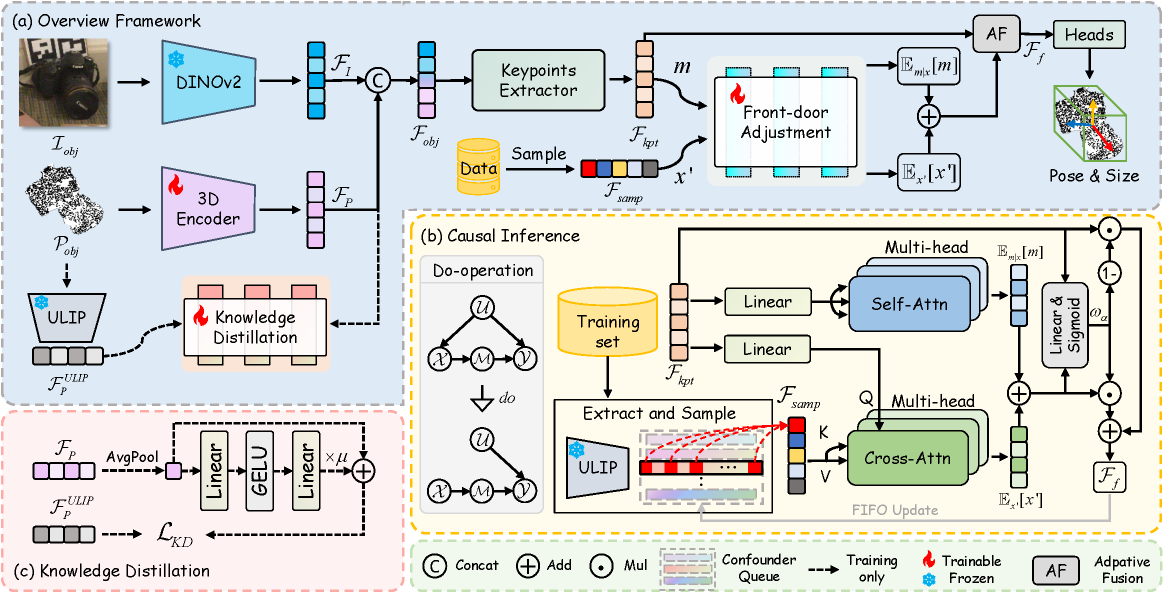
#> input picture main_v3.png, 2326 x 1192 px (shown at 1/2 size)
$ python -i data_utils.py   (imports and definitions only)
#> lines starting #> are read from the running program, lines starting #| are printed output that depends on the picture
#> further down, picture is the input picture: shape (1192, 2326, 3); mean B, G, R 216.6, 218.6, 216
import os
import torch
import cv2
import numpy as np
import collections

import math
import numpy as np

# [148 lines left out: functions generate_augmentation, random_rotate_matrix, calculateRotationError, eulerAngle2EulerLabel, eulerLabel2EulerAngle, eulerAngles2rotationMat and 2 more, not called in this run]


def rand_range(rng, lo, hi):
    return rng.rand()*(hi-lo)+lo

def gaussian_noise(rng, img, sigma):
    """add gaussian noise of given sigma to image"""
    img = img + rng.randn(*img.shape) * sigma
    img = np.clip(img, 0, 255).astype('uint8')
    return img

# [18 lines left out: function linear_motion_blur, not called in this run]

def rgb_add_noise(img):
    rng = np.random
    # apply HSV augmentor
    if rng.rand() > 0:
        hsv_img = cv2.cvtColor(img, cv2.COLOR_BGR2HSV).astype(np.uint16)
        hsv_img[:, :, 1] = hsv_img[:, :, 1] * rand_range(rng, 1.25, 1.45)
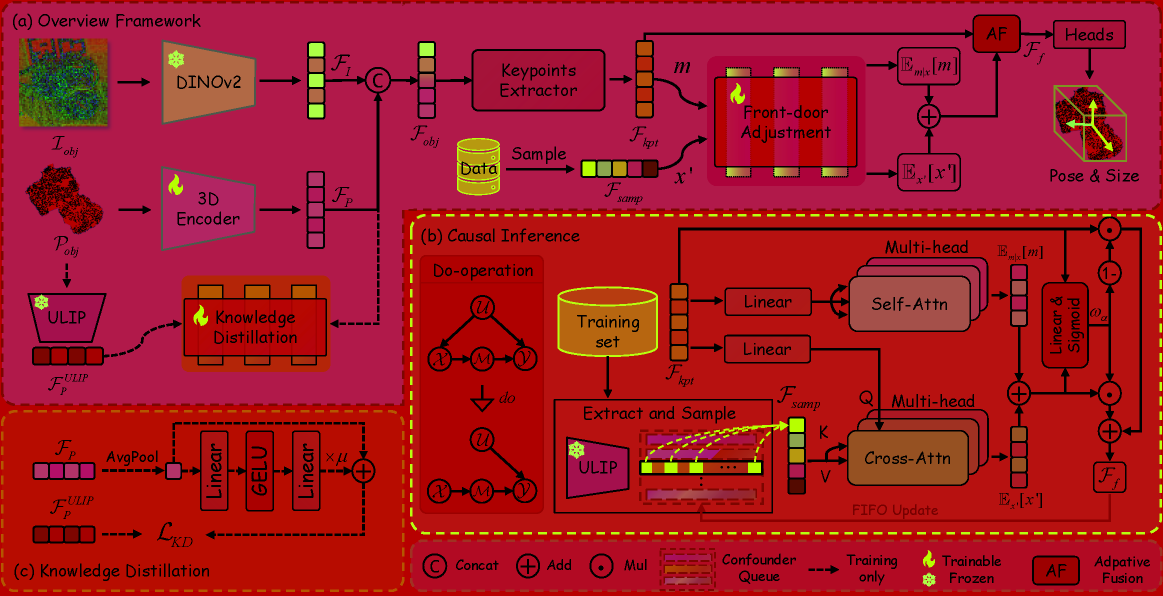
#> hsv_img: shape (1192, 2326, 3) uint16 (shown at 1/2 size); mean B, G, R 50.6, 33.9, 228.2; drawn with min black and max white
        hsv_img[:, :, 2] = hsv_img[:, :, 2] * rand_range(rng, 1.15, 1.35)
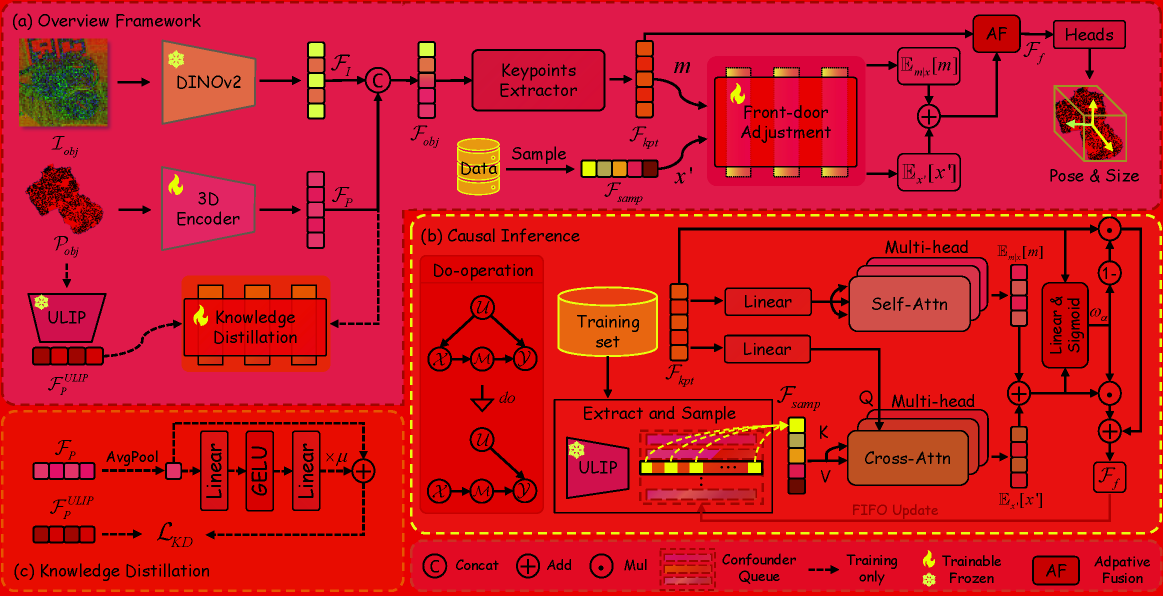
#> hsv_img: shape (1192, 2326, 3) uint16 (shown at 1/2 size); mean B, G, R 50.6, 33.9, 289.2; drawn with min black and max white
        hsv_img[:, :, 1] = np.clip(hsv_img[:, :, 1], 0, 255)
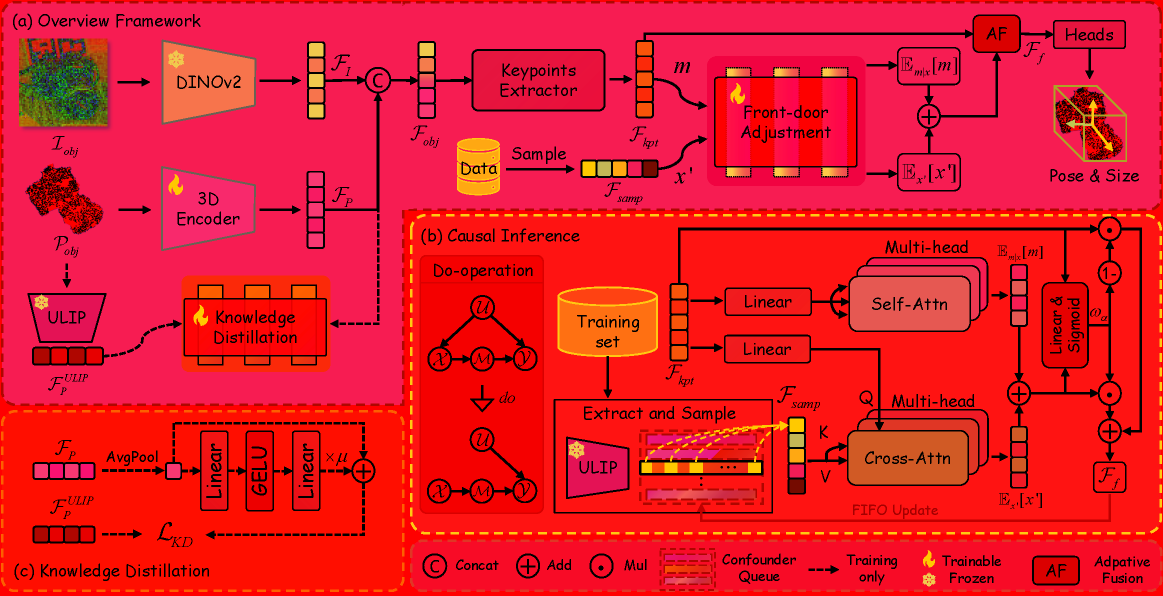
#> hsv_img: shape (1192, 2326, 3) uint16 (shown at 1/2 size); mean B, G, R 50.6, 32.7, 289.2; drawn with min black and max white
        hsv_img[:, :, 2] = np.clip(hsv_img[:, :, 2], 0, 255)
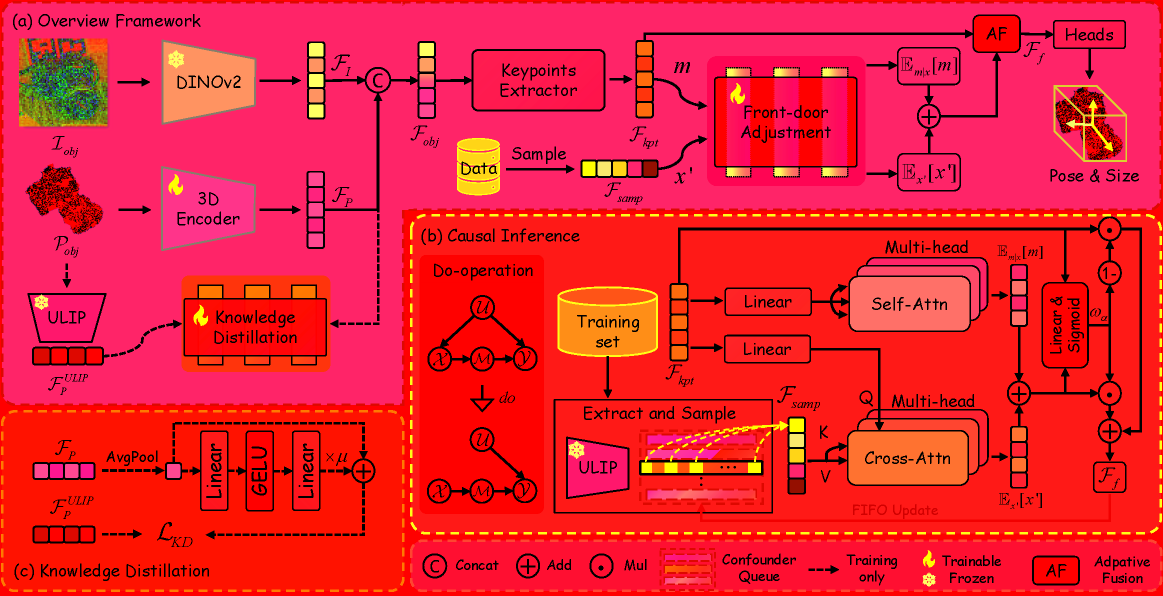
#> hsv_img: shape (1192, 2326, 3) uint16 (shown at 1/2 size); mean B, G, R 50.6, 32.7, 235.1
        img = cv2.cvtColor(hsv_img.astype(np.uint8), cv2.COLOR_HSV2BGR)
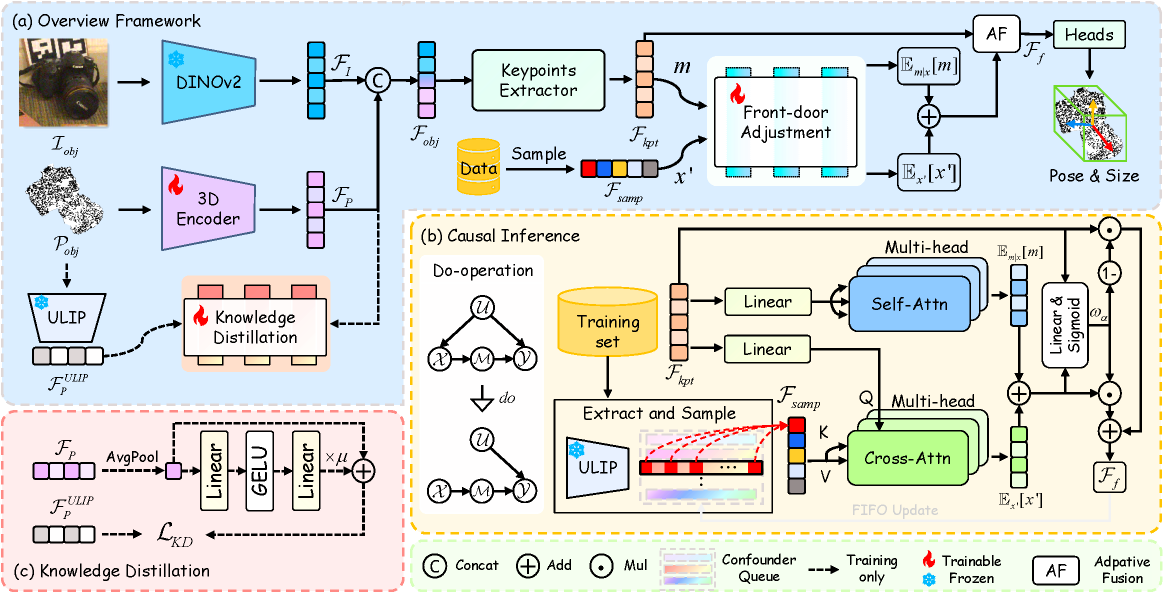
#> img: shape (1192, 2326, 3) (shown at 1/2 size); mean B, G, R 219.6, 222, 217.5

    if rng.rand() > .8:  # sharpen
        kernel = -np.ones((3, 3))
        kernel[1, 1] = rng.rand() * 3 + 9
        kernel /= kernel.sum()
        img = cv2.filter2D(img, -1, kernel)

    if rng.rand() > 0.8:  # motion blur
        r_angle = int(rng.rand() * 360)
        r_len = int(rng.rand() * 15) + 1
        img = linear_motion_blur(img, r_angle, r_len)

    if rng.rand() > 0.8:
        if rng.rand() > 0.2:
            img = cv2.GaussianBlur(img, (3, 3), rng.rand())
        else:
            img = cv2.GaussianBlur(img, (5, 5), rng.rand())

    if rng.rand() > 0.2:
        img = gaussian_noise(rng, img, rng.randint(15))
#> in gaussian_noise, `img = img + rng.randn(*img.shape) * sigma`:
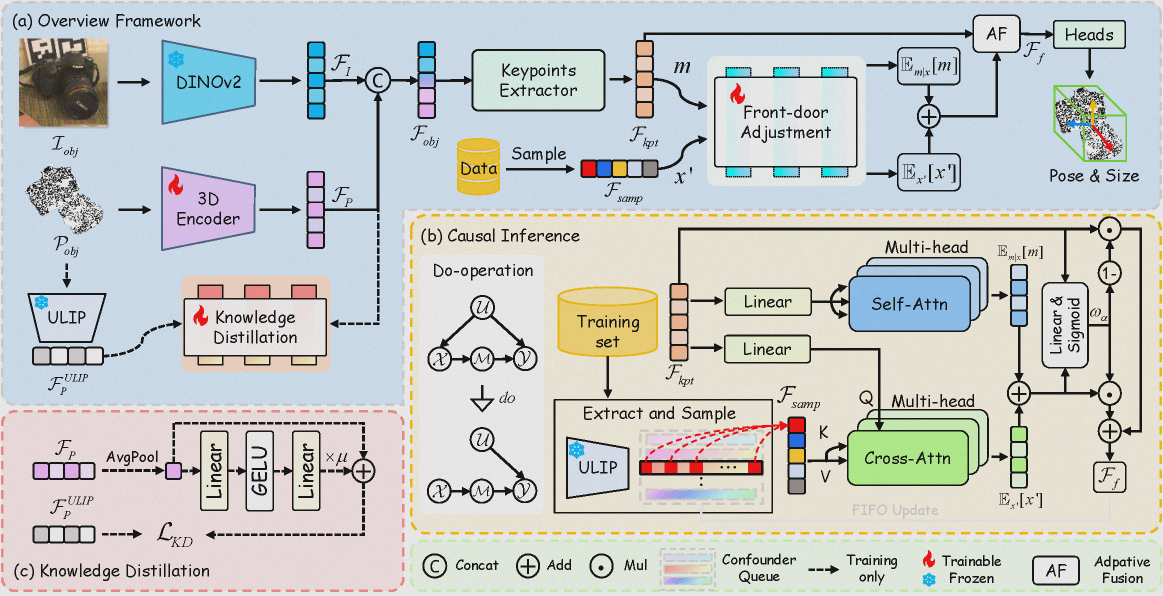
#> img: shape (1192, 2326, 3) float64 (shown at 1/2 size); mean of channels 0, 1, 2 219.6, 222, 217.5; drawn with min black and max white
    else:
        img = gaussian_noise(rng, img, rng.randint(25))

    if rng.rand() > 0.8:
        img = img + np.random.normal(loc=0.0, scale=7.0, size=img.shape)

    return np.clip(img, 0, 255).astype(np.uint8)

# [67 lines left out: functions load_depth, load_composed_depth, get_bbox, not called in this run]


# Full kernels
FULL_KERNEL_3 = np.ones((3, 3), np.uint8)
FULL_KERNEL_5 = np.ones((5, 5), np.uint8)
FULL_KERNEL_7 = np.ones((7, 7), np.uint8)
FULL_KERNEL_9 = np.ones((9, 9), np.uint8)
FULL_KERNEL_31 = np.ones((31, 31), np.uint8)

# 3x3 cross kernel
CROSS_KERNEL_3 = np.asarray(
    [
        [0, 1, 0],
        [1, 1, 1],
        [0, 1, 0],
    ], dtype=np.uint8)

# 5x5 cross kernel
CROSS_KERNEL_5 = np.asarray(
    [
        [0, 0, 1, 0, 0],
        [0, 0, 1, 0, 0],
        [1, 1, 1, 1, 1],
        [0, 0, 1, 0, 0],
        [0, 0, 1, 0, 0],
    ], dtype=np.uint8)

# 5x5 diamond kernel
DIAMOND_KERNEL_5 = np.array(
    [
        [0, 0, 1, 0, 0],
        [0, 1, 1, 1, 0],
        [1, 1, 1, 1, 1],
        [0, 1, 1, 1, 0],
        [0, 0, 1, 0, 0],
    ], dtype=np.uint8)

# 7x7 cross kernel
CROSS_KERNEL_7 = np.asarray(
    [
        [0, 0, 0, 1, 0, 0, 0],
        [0, 0, 0, 1, 0, 0, 0],
        [0, 0, 0, 1, 0, 0, 0],
        [1, 1, 1, 1, 1, 1, 1],
        [0, 0, 0, 1, 0, 0, 0],
        [0, 0, 0, 1, 0, 0, 0],
        [0, 0, 0, 1, 0, 0, 0],
    ], dtype=np.uint8)

# 7x7 diamond kernel
DIAMOND_KERNEL_7 = np.asarray(
    [
        [0, 0, 0, 1, 0, 0, 0],
        [0, 0, 1, 1, 1, 0, 0],
        [0, 1, 1, 1, 1, 1, 0],
        [1, 1, 1, 1, 1, 1, 1],
        [0, 1, 1, 1, 1, 1, 0],
        [0, 0, 1, 1, 1, 0, 0],
        [0, 0, 0, 1, 0, 0, 0],
    ], dtype=np.uint8)


# [401 lines left out: functions fill_in_fast, fill_in_multiscale_old, fill_in_multiscale, fill_missing, not called in this run]

>>> import cv2
>>> picture = cv2.imread('../main_v3.png')
>>> result = rgb_add_noise(picture)
